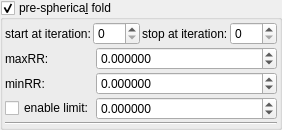
    <widget class="MyGroupBox" name="groupCheck_transf_function_enabledS_false">
     <property name="toolTip">
      <string/>
     </property>
     <property name="title">
      <string>pre-spherica&amp;l fold</string>
     </property>
     <property name="checkable">
      <bool>true</bool>
     </property>
     <layout class="QVBoxLayout" name="verticalLayout_37" stretch="0,0,0">
      <property name="spacing">
       <number>2</number>
      </property>
      <property name="leftMargin">
       <number>2</number>
      </property>
      <property name="topMargin">
       <number>2</number>
      </property>
      <property name="rightMargin">
       <number>2</number>
      </property>
      <property name="bottomMargin">
       <number>2</number>
      </property>
      <item>
       <layout class="QHBoxLayout" name="horizontalLayout_23" stretch="0,1,0,1">
        <item>
         <widget class="QLabel" name="label_103">
          <property name="text">
           <string>start at iteration:</string>
          </property>
         </widget>
        </item>
        <item>
         <widget class="MySpinBox" name="spinboxInt_transf_start_iterations_S">
          <property name="sizePolicy">
           <sizepolicy hsizetype="Minimum" vsizetype="Maximum">
            <horstretch>0</horstretch>
            <verstretch>0</verstretch>
           </sizepolicy>
          </property>
          <property name="minimum">
           <number>0</number>
          </property>
          <property name="maximum">
           <number>999</number>
          </property>
          <property name="value">
           <number>0</number>
          </property>
         </widget>
        </item>
        <item>
         <widget class="QLabel" name="label_75">
          <property name="text">
           <string>stop at iteration:</string>
          </property>
         </widget>
        </item>
        <item>
         <widget class="MySpinBox" name="spinboxInt_transf_stop_iterations_S">
          <property name="sizePolicy">
           <sizepolicy hsizetype="Preferred" vsizetype="Maximum">
            <horstretch>0</horstretch>
            <verstretch>0</verstretch>
           </sizepolicy>
          </property>
          <property name="maximum">
           <number>999</number>
          </property>
         </widget>
        </item>
       </layout>
      </item>
      <item>
       <layout class="QGridLayout" name="gridLayout_20" columnstretch="0,1">
        <property name="spacing">
         <number>2</number>
        </property>
        <item row="2" column="1">
         <widget class="MyDoubleSpinBox" name="spinbox_transf_offsetB_0">
          <property name="sizePolicy">
           <sizepolicy hsizetype="Minimum" vsizetype="Maximum">
            <horstretch>0</horstretch>
            <verstretch>0</verstretch>
           </sizepolicy>
          </property>
          <property name="prefix">
           <string/>
          </property>
          <property name="suffix">
           <string/>
          </property>
          <property name="decimals">
           <number>6</number>
          </property>
          <property name="minimum">
           <double>-99.989999999999995</double>
          </property>
          <property name="maximum">
           <double>99.989999999999995</double>
          </property>
          <property name="singleStep">
           <double>0.100000000000000</double>
          </property>
         </widget>
        </item>
        <item row="0" column="1">
         <widget class="MyDoubleSpinBox" name="spinbox_transf_maxR2_1">
          <property name="sizePolicy">
           <sizepolicy hsizetype="Minimum" vsizetype="Maximum">
            <horstretch>0</horstretch>
            <verstretch>0</verstretch>
           </sizepolicy>
          </property>
          <property name="prefix">
           <string/>
          </property>
          <property name="suffix">
           <string/>
          </property>
          <property name="decimals">
           <number>6</number>
          </property>
          <property name="minimum">
           <double>-99.989999999999995</double>
          </property>
          <property name="maximum">
           <double>99.989999999999995</double>
          </property>
          <property name="singleStep">
           <double>0.100000000000000</double>
          </property>
         </widget>
        </item>
        <item row="1" column="1">
         <widget class="MyDoubleSpinBox" name="spinbox_transf_minR2_p25">
          <property name="sizePolicy">
           <sizepolicy hsizetype="Minimum" vsizetype="Maximum">
            <horstretch>0</horstretch>
            <verstretch>0</verstretch>
           </sizepolicy>
          </property>
          <property name="prefix">
           <string/>
          </property>
          <property name="suffix">
           <string/>
          </property>
          <property name="decimals">
           <number>6</number>
          </property>
          <property name="minimum">
           <double>-99.989999999999995</double>
          </property>
          <property name="maximum">
           <double>99.989999999999995</double>
          </property>
          <property name="singleStep">
           <double>0.100000000000000</double>
          </property>
         </widget>
        </item>
        <item row="0" column="0">
         <widget class="QLabel" name="label_21">
          <property name="text">
           <string>maxRR:</string>
          </property>
         </widget>
        </item>
        <item row="1" column="0">
         <widget class="QLabel" name="label_26">
          <property name="text">
           <string>minRR:</string>
          </property>
         </widget>
        </item>
        <item row="2" column="0">
         <widget class="MyCheckBox" name="checkBox_transf_function_enabledAy_false">
          <property name="text">
           <string>enable limit:</string>
          </property>
         </widget>
        </item>
       </layout>
      </item>
      <item>
       <widget class="Line" name="line_68">
        <property name="orientation">
         <enum>Qt::Horizontal</enum>
        </property>
       </widget>
      </item>
     </layout>
    </widget>
